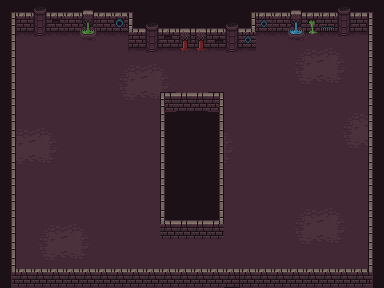

Below is a game level as drawn by its tile map, then a one-line description and the .tmx that defines it (tile-layer data replaced by summaries):
An orthogonal 24x18 tile map with 16x16 px tiles, 8 tile layers (Fondo, Suelo, ParedColisiones, ObjetosColisiones, ...) and 1 object.

<map version="1.0" tiledversion="2017.07.26" orientation="orthogonal" renderorder="right-down" width="24" height="18" tilewidth="16" tileheight="16" nextobjectid="4">
 <tileset firstgid="1" source="tileset.tsx" />
 <layer name="Fondo" width="24" height="18">
  <data>[432 cells, 432 non-empty, 1 distinct tile ids]</data>
 </layer>
 <layer name="Suelo" width="24" height="18">
  <data>[432 cells, 294 non-empty, 20 distinct tile ids]</data>
 </layer>
 <layer name="ParedColisiones" width="24" height="18">
  <data>[432 cells, 128 non-empty, 30 distinct tile ids]</data>
 </layer>
 <layer name="ObjetosColisiones" width="24" height="18">
  <data>[432 cells, 0 non-empty, 0 distinct tile ids]</data>
 </layer>
 <layer name="Personaje" width="24" height="18">
  <data>[432 cells, 0 non-empty, 0 distinct tile ids]</data>
 </layer>
 <layer name="Pared" width="24" height="18">
  <data>[432 cells, 26 non-empty, 4 distinct tile ids]</data>
 </layer>
 <layer name="Objetos" width="24" height="18">
  <data>[432 cells, 0 non-empty, 0 distinct tile ids]</data>
 </layer>
 <layer name="Colision" width="24" height="18">
  <data>[432 cells, 146 non-empty, 2 distinct tile ids]</data>
 </layer>
 <objectgroup name="Colisiones" visible="0">
  <object id="3" x="16" y="32">
   <polyline points="0,0 0,240 144,240 144,64 208,64 208,240 352,240 352,-16 240,-16 240,0 128,0 112,0 112,-16 0,-16 0,0" />
  </object>
 </objectgroup>
</map>
